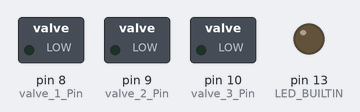
Simulated run of this sketch. Board: Arduino Uno, built with avr-gcc and run on an emulated ATmega328P. Parts: switched loads named in the sketch (green lamp = pin HIGH), output pins drawn as LEDs (lit = HIGH).

Above: at 1.5 s.
At 3.07 s:
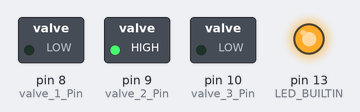
At 6.12 s:
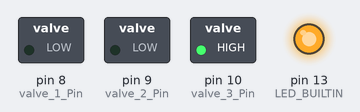
At 9.17 s:
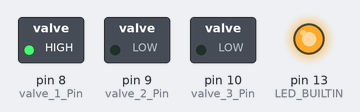
Timing chart, 0 to 11.9 s (numbered marks = the images above):
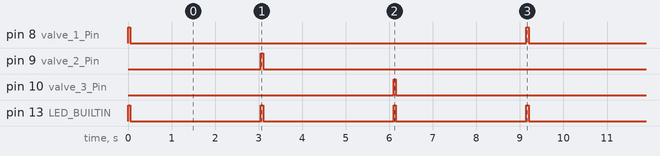

Measured:
- by itself, pin 8 (valve_1_Pin), pin 9 (valve_2_Pin), pin 10 (valve_3_Pin): alternates HIGH for 0.05 s and LOW for 9.1 s
- by itself, pin 13 (LED_BUILTIN): alternates HIGH for 0.05 s and LOW for 3.0 s
- by itself, everything shown: repeats every 9.2 s, in 6 steps

The sketch:

three_valves.ino
```cpp
const int valve_1_Pin = 8;
const int valve_2_Pin = 9;
const int valve_3_Pin = 10;

void setup() {
  pinMode(valve_1_Pin, OUTPUT);
  pinMode(valve_2_Pin, OUTPUT);
  pinMode(valve_3_Pin, OUTPUT);
  pinMode(LED_BUILTIN, OUTPUT);
}

void loop() {
  digitalWrite(valve_1_Pin, HIGH);  // trigger
  digitalWrite(LED_BUILTIN, HIGH);  // turn the LED on (HIGH is the voltage level)
  delay(50);                     // 50 ms pulse
  digitalWrite(valve_1_Pin, LOW);
  digitalWrite(LED_BUILTIN, LOW);   // turn the LED off by making the voltage LOW
  delay(3000);                   // long off time

  digitalWrite(valve_2_Pin, HIGH);  // trigger
  digitalWrite(LED_BUILTIN, HIGH);  // turn the LED on (HIGH is the voltage level)
  delay(50);                     // 50 ms pulse
  digitalWrite(valve_2_Pin, LOW);
  digitalWrite(LED_BUILTIN, LOW);   // turn the LED off by making the voltage LOW
  delay(3000);                   // long off time

  digitalWrite(valve_3_Pin, HIGH);  // trigger
  digitalWrite(LED_BUILTIN, HIGH);  // turn the LED on (HIGH is the voltage level)
  delay(50);                     // 50 ms pulse
  digitalWrite(valve_3_Pin, LOW);
  digitalWrite(LED_BUILTIN, LOW);   // turn the LED off by making the voltage LOW
  delay(3000);                   // long off time
}
```
